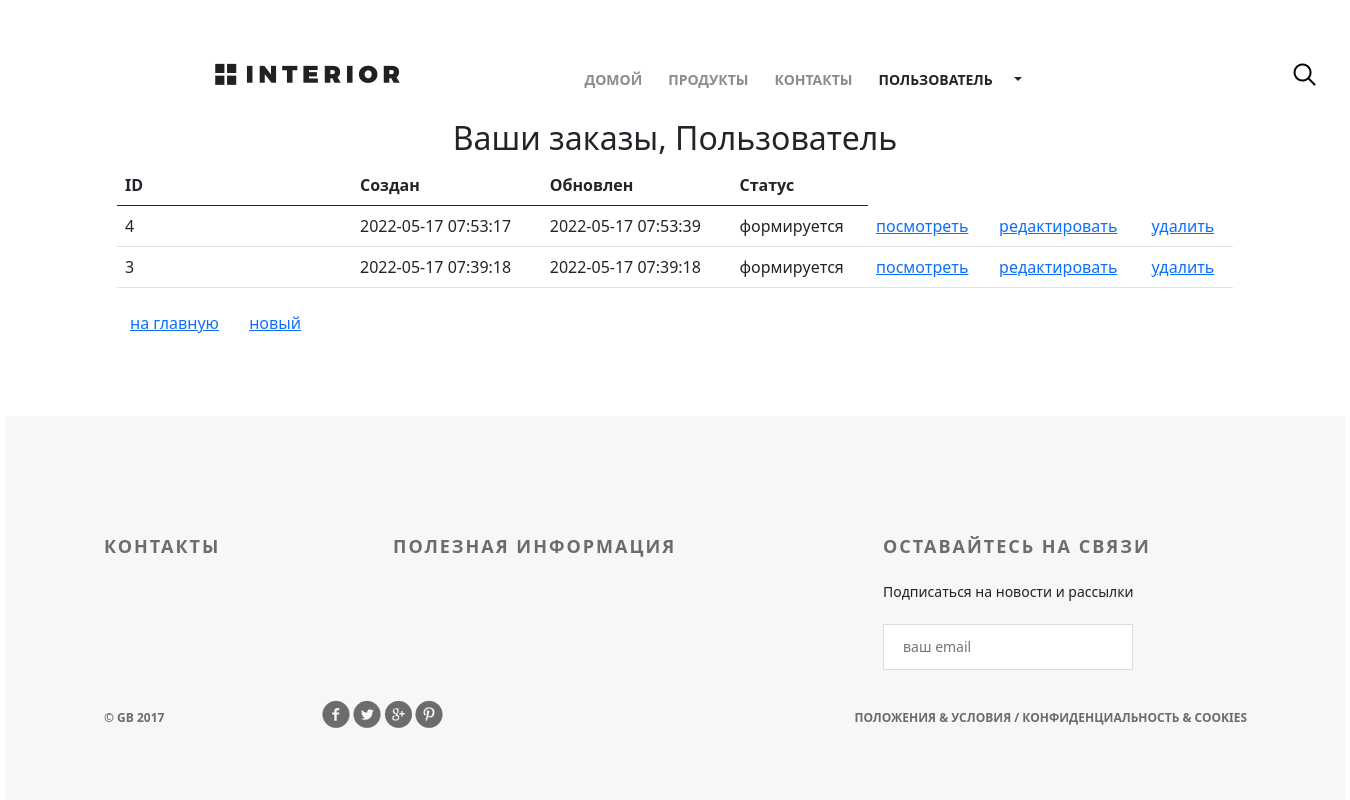
Screenshot of /orders/ (signed in) with the database file from the repository.
### authapp/models.py (models this page shows, shortened)
class ShopUser(AbstractUser):
    avatar = models.ImageField(upload_to='users_avatars', blank=True)
    age = models.PositiveIntegerField(verbose_name='возраст', default=18)
    activation_key = models.CharField(max_length=128, blank=True)
    activation_key_expires = models.DateTimeField(default=(now() + timedelta(hours=48)))

### ordersapp/models.py (models this page shows, shortened)
class Order(models.Model):
    FORMING = 'FM'
    SENT_TO_PROCEED = 'STP'
    PROCEEDED = 'PRD'
    PAID = 'PD'
    READY = 'RDY'
    CANCEL = 'CNC'
    ORDER_STATUSES_CHOICES = (
        (FORMING, 'формируется'),
        (SENT_TO_PROCEED, 'отправлен на обработку'),
        (PROCEEDED, 'обрабатывается'),
        (PAID, 'оплачен'),
        (READY, 'готов к выдаче'),
        (CANCEL, 'отменен'),
    )
    user = models.ForeignKey(
        settings.AUTH_USER_MODEL,
        on_delete=models.CASCADE,
    )
    created = models.DateTimeField(verbose_name='создан', auto_now_add=True)
    updated = models.DateTimeField(verbose_name='изменен', auto_now=True)
    status = models.CharField(
        verbose_name='статус',
        max_length=3,
        choices=ORDER_STATUSES_CHOICES,
        default=FORMING,
    )
    is_active = models.BooleanField(verbose_name='активен', default=True)
    class Meta:
        ordering = ('-created',)
        verbose_name = 'заказ'
        verbose_name_plural = 'заказы'

### ordersapp/views.py (the view)
# urls.py: path('', ordersapp.OrderList.as_view(), name='orders_list'),
class OrderList(ListView):
    model = Order
    def get_queryset(self):
        return Order.objects.filter(user=self.request.user)

### mainapp/context_processors.py (called while the page is built)
def basket(request):
    print(f'context processor basket works')
    basket = []
    if request.user.is_authenticated:
        basket = Basket.objects.filter(user=request.user)
    return {
        'basket': basket,
    }

### ordersapp/templates/ordersapp/order_list.html (shortened to what this page needs)
{% extends 'geekshop/base.html' %}
{% load static %}
{% block content %}
    <div class="hero-white">
        {% include 'geekshop/includes/header.html' %}
    </div>
   <div class="h2 text-center head">
       Ваши заказы,
       {% if user.first_name %}
           {{ user.first_name|title}}
       {% else %}
           Пользователь
       {% endif %}
   </div>
   <table class="table orders_list">
       <thead>
         <tr>
           <th>ID</th>
           <th>Создан</th>
           <th>Обновлен</th>
           <th>Статус</th>
         </tr>
       </thead>
       <tbody>
           {% for item in object_list %}
               {% if item.is_active %}
               <tr>
                   <td class="td1 orders_list">{{ item.pk }}</td>
                   <td>{{ item.created|date:"Y-m-d H:i:s" }}</td>
                   <td>{{ item.updated|date:"Y-m-d H:i:s" }}</td>
                   <td>{{ item.get_status_display }}</td>
                   <td>
                       <a href="{% url 'ordersapp:order_read' item.pk %}">
                           посмотреть
                       </a>
                   </td>
                   <td>
                       {% if item.status == 'FM' %}
                         <a href="{% url 'ordersapp:order_update' item.pk %}">
                           редактировать
                         </a>
                       {% endif %}
                   </td>
                   <td>
                       {% if item.status == 'FM' %}
                         <a href="{% url 'ordersapp:order_delete' item.pk %}">
                             удалить
                         </a>
                       {% endif %}
                   </td>
               </tr>
               {% endif %}
           {% endfor %}
       </tbody>
   </table>
   <button class="btn btn-default btn-round">
       <a href="{% url 'index' %}">
           на главную
       </a>
   </button>
   <button class="btn btn-default btn-round">
       <a href="{% url 'ordersapp:order_create' %}">
           новый
       </a>
   </button>
{% endblock %}

### geekshop/templates/geekshop/includes/header.html (shortened to what this page needs)
<div class="header clearfix">
    <a href="{% url 'index' %}" class="logo"></a>
    <ul class="menu">
        <li><a href="{% url 'index' %}" class="{% if request == '/' %}active{% endif %}">домой</a></li>
        <li><a href="{% url 'products:index' %}">продукты</a></li>
        <li><a href="{% url 'contacts' %}">контакты</a></li>
        {% if user.is_authenticated %}
            <li class="dropdown-toggle" id="dropdownMenuButton1" data-bs-toggle="dropdown" aria-expanded="false">
                <a>{{ user.first_name|default:'Пользователь' }}</a>
            </li>
        {% endif %}
    </ul>
    <a href="#" class="search"></a>
</div>

### geekshop/static/geekshop/style.css (style rules this page uses)
* { margin: 0; padding: 0; }
body { font-family: 'Montserrat', sans-serif; }
html, body { height: 100%; }
.logo { background-image: url(img/logo.png); margin-top: 63px; width: 185px; height: 22px; float: left; }
.menu { list-style-type: none; margin-top: 67px; float: right; }
.menu li { float: left; }
.menu a { color: #8c8c8c; font-size: 14px; font-weight: 700; text-align: right; text-transform: uppercase; text-decoration: none; padding: 10px 13px; }
.search { display: block; width: 23px; height: 23px; background-image: url(img/search.png); position: absolute; top: 63px; left: 1176px; }
.clearfix:after { content: ""; display: block; clear: both; }
table { width: 100%; }
td:first-child { width: 235px; }
.hero-white { background-color: #fff; height: 119px; padding-left: 98px; padding-right: 211px; position: relative; }

### rows the page displays
ShopUser: first_name "ПОЛЬЗОВАТЕЛЬ"
Order: pk "4", created "2022-05-17 07:53:17", updated "2022-05-17 07:53:39", status "формируется", shows "редактировать", shows "удалить"
Order: pk "3", created "2022-05-17 07:39:18", updated "2022-05-17 07:39:18", status "формируется", shows "редактировать", shows "удалить"
